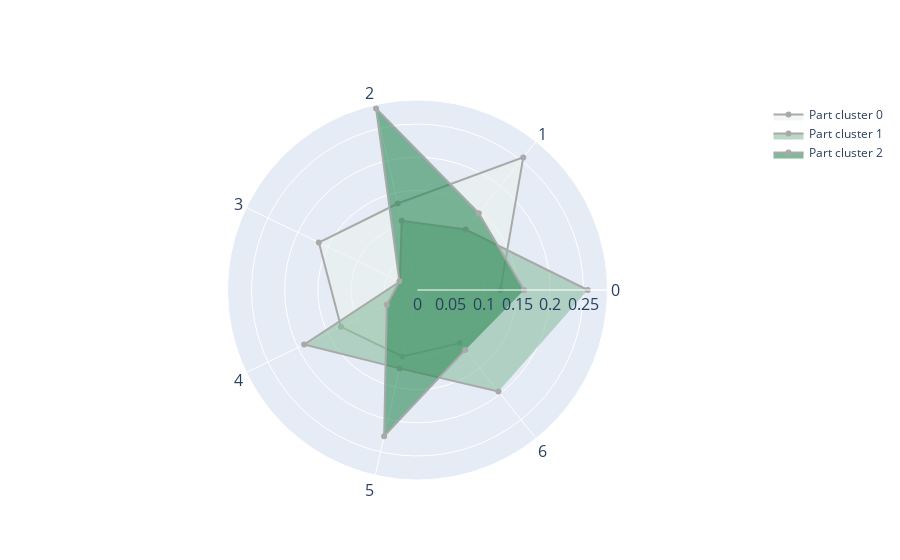

The cell this chart's notebook holds for it:
### Code cell
# Choose a Seaborn palette and convert it to HEX format
palette = sns.light_palette("seagreen", 3, as_cmap=False)
colors = [f'rgba({int(r*255)},{int(g*255)},{int(b*255)},.6)' for r, g, b in palette]  # Adjust transparency if needed

# Create the figure
fig = go.Figure()

# Add traces with custom colors and dark grey contours
for i in range(3):  # Assuming 3 clusters
    fig.add_trace(go.Scatterpolar(
        r=pd.Series(mean_cluster_parts.sort_values(by='new_clusters')
                    .loc[mean_cluster_parts['part_cluster'] == i, 'relative_frequency'].values),
        theta=plt_vars,
        fill='toself',
        name=f'Part cluster {i}',
        line=dict(color='darkgrey', width=2),  # Dark grey contour
        fillcolor=colors[i]  # Assign Seaborn fill colors
    ))

# Update layout
fig.update_layout(
    polar=dict(
        angularaxis=dict(tickfont=dict(size=16)),  # Set font size for theta labels
        radialaxis=dict(visible=True, tickfont=dict(size=16))
    ),
    showlegend=True
)

fig.show()

### Figure 1 — Plotly figure (JSON) as saved in the notebook; plotly's stock layout.template omitted (floating-point values rounded to 4 significant figures)
{"data": [{"fill": "toself", "fillcolor": "rgba(234,242,237,.6)", "line": {"color": "darkgrey", "width": 2}, "name": "Part cluster 0", "r": [0.1248, 0.2555, 0.1336, 0.1649, 0.128, 0.1026, 0.1023], "theta": ["0", "1", "2", "3", "4", "5", "6"], "type": "scatterpolar"}, {"fill": "toself", "fillcolor": "rgba(140,190,161,.6)", "line": {"color": "darkgrey", "width": 2}, "name": "Part cluster 1", "r": [0.2564, 0.1165, 0.1069, 0.02942, 0.1895, 0.1211, 0.1956], "theta": ["0", "1", "2", "3", "4", "5", "6"], "type": "scatterpolar"}, {"fill": "toself", "fillcolor": "rgba(46,139,87,.6)", "line": {"color": "darkgrey", "width": 2}, "name": "Part cluster 2", "r": [0.1605, 0.1479, 0.2806, 0.03023, 0.05136, 0.2259, 0.1154], "theta": ["0", "1", "2", "3", "4", "5", "6"], "type": "scatterpolar"}], "layout": {"polar": {"angularaxis": {"tickfont": {"size": 16}}, "radialaxis": {"tickfont": {"size": 16}, "visible": true}}, "showlegend": true}}
